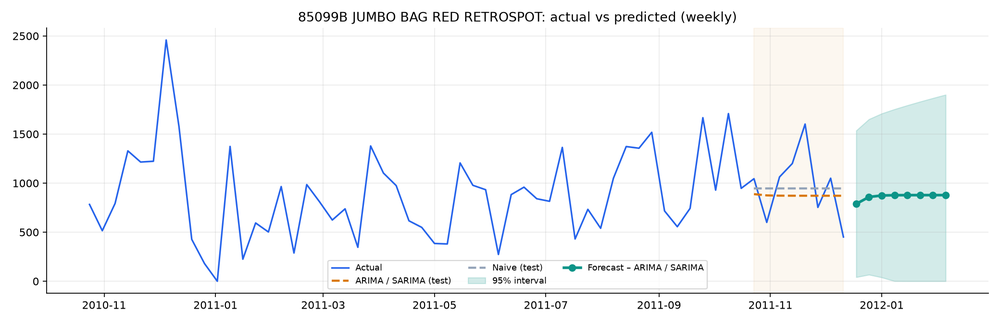
#> input picture outputs/fig_forecast.png, 1000 x 323 px, shrunk from 2080 x 672 before the run
$ python build_pdf.py
#> lines starting #> are read from the running program, lines starting #| are printed output that depends on the picture
"""One-page A4 summary PDF built from the executed notebook's results and figures."""
from pathlib import Path
import matplotlib
matplotlib.use("Agg")
import matplotlib.pyplot as plt
import matplotlib.image as mpimg

ROOT = Path(__file__).resolve().parents[1]
OUT = ROOT / "submissions" / "Laboratory Work 1" / "Krishna_Mathur_AS25DXB018_AI_in_Operations_Laboratory_Work_1_Summary.pdf"
NAVY, TEAL, MUTED, AMBER = "#0B1E3A", "#0D9488", "#475569", "#D97706"
plt.rcParams["font.family"] = "DejaVu Sans"
fig = plt.figure(figsize=(8.27, 11.69))
def txt(x, y, s, **k): fig.text(x, y, s, va="top", **k)

fig.patches.append(plt.Rectangle((0, 0.905), 1, 0.095, transform=fig.transFigure, color=NAVY, zorder=-1))
txt(0.04, 0.988, "AI IN OPERATIONS  ·  SESSION II LABORATORY EXERCISE", color="#7EF0DD", fontsize=7.5, weight="bold")
txt(0.04, 0.972, "AI-Powered Inventory Intelligence & Reorder Point Optimization", color="white", fontsize=14, weight="bold")
txt(0.04, 0.945, "Krishna Mathur · AS25DXB018 · MAIB September 2025 · SP Jain School of Global Management · Instructor: Dr. Sandip Kumar Roy",
    color="#C9D6EA", fontsize=7.2)
txt(0.04, 0.927, "Data: UCI Online Retail II (Chen 2019, CC BY 4.0) — 1,067,371 real invoice lines, Dec 2009–Dec 2011 → 40 SKUs, daily demand. Individual work; no data shared with peers.",
    color="#C9D6EA", fontsize=6.5)

def section(y, title):
    txt(0.04, y, title, fontsize=9.5, weight="bold", color=TEAL)
body = dict(fontsize=7.1, color="#0F172A", linespacing=1.45)

section(0.893, "Objective & method")
txt(0.04, 0.876, "Turn a static, pre-AI reorder-point calculator into an autonomous AI system: (1) self-retraining ML forecasts, (2) probabilistic dynamic\n"
    "safety stock with Monte Carlo, (3) Bayesian optimisation under constraints, plus drift/anomaly detection, ML segmentation and a replenishment\n"
    "agent. One Python engine powers the executed notebook and a 6-tab Streamlit dashboard (Before vs After AI, AI Autopilot, 3 workstreams). 18 tests pass.", **body)

section(0.828, "1 · Demand forecasting (focus SKU 85099B Jumbo Bag Red Retrospot, 105 weeks)")
txt(0.04, 0.811, "7 models: Naive, Seasonal naive, Moving avg, ETS, ARIMA, Gradient boosting (lags, Fourier seasonality, Q4 flag, price), MLP neural net.\n"
    "Chronological split: 3 rolling-origin validation folds for selection + untouched 8-week test. Best on validation: ARIMA (WAPE 31.9% vs\n"
    "naive 43.4%); test WAPE 30.9%. New data is validated, reconciled and triggers re-training (demo: model switched to ETS after an update).\n"
    "LSTM assessed but not justified for ~105 weekly points; MLP is the neural benchmark. No promotion flag exists → price used as proxy.", **body)
ax = fig.add_axes([0.03, 0.585, 0.46, 0.17]); ax.imshow(mpimg.imread(ROOT / "outputs/fig_forecast.png")); ax.axis("off")
ax = fig.add_axes([0.51, 0.585, 0.46, 0.17]); ax.imshow(mpimg.imread(ROOT / "outputs/fig_montecarlo.png")); ax.axis("off")
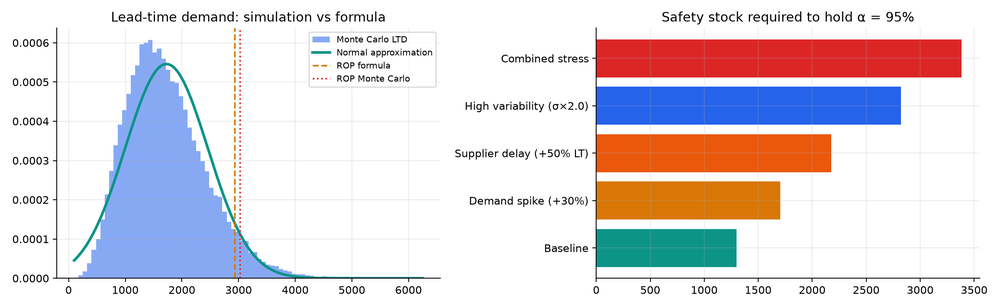
#> input picture outputs/fig_montecarlo.png, 1000 x 308 px, shrunk from 2080 x 640 before the run

section(0.575, "2 · Dynamic safety stock & Monte Carlo (α = 95%, L = 14 ± 4 days — configured, not in data)")
txt(0.04, 0.558, "SS = Z·√(σ²_D·L + D̄²·σ²_L) with D̄ = AI forecast (864 u/wk) and σ_D = forecast-error SD (381) → SS = 1,202 u, ROP = 2,930 u;\n"
    "lead-time uncertainty drives 46% of buffer variance. 100,000-draw simulation reproduces the formula under its assumptions (ROP 2,972),\n"
    "but Gamma demand gives 3,047 and correlated lead time/demand (ρ = 0.5) 3,326 → the formula under-protects (stockout 9.2% vs 5%).", **body)
rows = [["Scenario", "Req. SS", "P(stockout)*", "Fill rate β"],
        ["Baseline", "1,301", "6.1%", "99.2%"], ["Demand spike +30%", "1,706", "20.9%", "95.8%"],
        ["Supplier delay +50%", "2,174", "33.7%", "90.5%"], ["High variability σ×2", "2,821", "17.2%", "93.5%"],
        ["Combined stress", "3,383", "53.6%", "73.0%"]]
ax = fig.add_axes([0.04, 0.405, 0.44, 0.1]); ax.axis("off")
t = ax.table(cellText=rows[1:], colLabels=rows[0], loc="center", cellLoc="center", colWidths=[0.42, 0.18, 0.22, 0.18]); t.auto_set_font_size(False); t.set_fontsize(6.3); t.scale(1, 1.18)
ax.text(0, -0.1, "*at baseline ROP 3,026 u (50,000 draws each)", fontsize=5.5, color=MUTED, transform=ax.transAxes)
for (r, c), cell in t.get_celld().items():
    cell.set_edgecolor("#E2E8F0")
    if r == 0: cell.set_facecolor(NAVY); cell.get_text().set_color("white"); cell.get_text().set_weight("bold")
ax = fig.add_axes([0.52, 0.392, 0.44, 0.135]); ax.imshow(mpimg.imread(ROOT / "outputs/fig_bayesopt.png")); ax.axis("off")
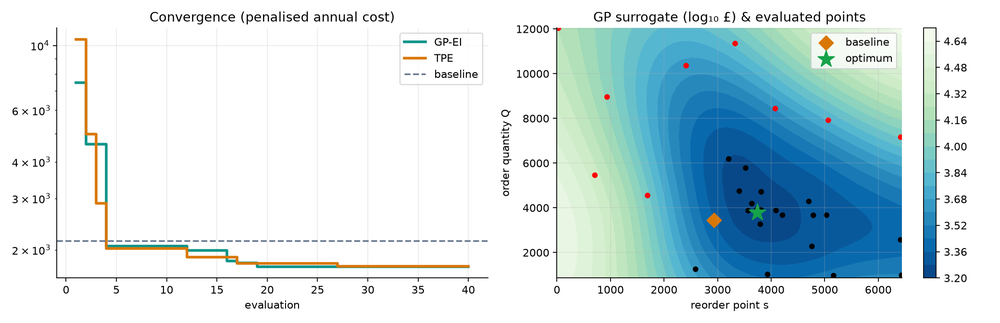
#> input picture outputs/fig_bayesopt.png, 1000 x 323 px, shrunk from 2080 x 672 before the run

section(0.383, "3 · Bayesian optimisation of the (s, Q) policy (replaces manual sweeps)")
txt(0.04, 0.367, "Minimise annual ordering + holding + shortage cost s.t. fill rate ≥ 95%, peak stock ≤ capacity, avg value ≤ budget, Q ≥ MOQ.\n"
    "Each candidate = 364-day stochastic simulation (150 reps, common random numbers); winner re-validated on an independent stream.", **body)
rows = [["Policy", "s", "Q", "Annual cost", "Shortage cost", "Fill rate", "Feasible"],
        ["Baseline: formula ROP + EOQ", "2,930", "3,441", "£2,149", "£741", "99.0%", "yes"],
        ["GP-EI Bayesian optimum", "3,740", "3,791", "£1,756", "£92", "99.8%", "yes"],
        ["Optuna TPE optimum", "3,472", "3,104", "£1,824", "£246", "99.6%", "yes"]]
ax = fig.add_axes([0.04, 0.268, 0.92, 0.07]); ax.axis("off")
t = ax.table(cellText=rows[1:], colLabels=rows[0], loc="center", cellLoc="center", colWidths=[0.3, 0.09, 0.09, 0.13, 0.14, 0.12, 0.11]); t.auto_set_font_size(False); t.set_fontsize(6.8); t.scale(1, 1.25)
for (r, c), cell in t.get_celld().items():
    cell.set_edgecolor("#E2E8F0")
    if r == 0: cell.set_facecolor(NAVY); cell.get_text().set_color("white"); cell.get_text().set_weight("bold")
    if r == 2: cell.set_facecolor("#CCFBF1")
txt(0.04, 0.262, "→ GP-EI cuts validated annual cost by 18.3% (40 evaluations, 1.2 s) mainly by trading shortage cost (−£648) for safety stock.", fontsize=7.3, weight="bold", color=NAVY)

section(0.243, "Before AI vs After AI — replay on the last 26 weeks of real demand, 40 SKUs, identical suppliers & costs")
rows = [["Metric", "Before AI", "After AI", "Change"],
        ["Fill rate", "98.74%", "99.02%", "+0.28 pp"], ["Lost sales (units)", "4,567", "3,526", "−22.8%"],
        ["Stockout days", "53", "33", "−37.7%"], ["Forecast WAPE", "52.0%", "41.5%", "−20.2%"],
        ["Total cost (26 wks)", "£25,386", "£24,775", "−2.4%"], ["Avg inventory value", "£75,953", "£84,895", "+11.8%"]]
ax = fig.add_axes([0.04, 0.132, 0.5, 0.09]); ax.axis("off")
t = ax.table(cellText=rows[1:], colLabels=rows[0], loc="center", cellLoc="center", colWidths=[0.3, 0.28, 0.26, 0.16]); t.auto_set_font_size(False); t.set_fontsize(6.2); t.scale(1, 1.05)
for (r, c), cell in t.get_celld().items():
    cell.set_edgecolor("#E2E8F0")
    if r == 0: cell.set_facecolor(NAVY); cell.get_text().set_color("white"); cell.get_text().set_weight("bold")
txt(0.565, 0.226, "What the AI does that the old method could not:\n"
    "• refits forecasts weekly; 92 drift alarms → 295 auto-retrains,\n   52 champion/challenger model switches\n"
    "• corrects its own bias; conformal buffers from its own errors\n"
    "• cost-optimal service level per SKU, floored by ML segment\n   (ABC-XYZ + K-means)\n"
    "• Isolation Forest flags demand spikes/drops\n"
    "• agent drafts POs with reasons; writes a daily digest\n"
    "Honest note: AI holds more stock where shortages are costly;\n   it is cheaper on 19/40 SKUs; Bayesian (s,Q) adds −18%.", fontsize=6.3, color="#0F172A", linespacing=1.35)
section(0.112, "Conclusion")
txt(0.04, 0.095, "All three techniques in the brief run on real data and act autonomously: forecasts retrain on new data and drift, buffers adapt and are\n"
    "stress-tested by Monte Carlo, and Bayesian optimisation finds cheaper constraint-feasible policies. Against the pre-AI method the system\n"
    "loses 23% fewer sales. Limitations: lead time, costs and stock are configured/simulated; refresh is on-demand batch, not real-time.", **body)
fig.lines.append(plt.Line2D([0.04, 0.96], [0.035, 0.035], transform=fig.transFigure, color="#E2E8F0"))
txt(0.04, 0.03, "Deliverables: executed notebook · Streamlit dashboard (apps/streamlit/app.py) · engine src/inventory_core · tests · github.com/krish2105/Inventory-Management-AI-in-Operations",
    fontsize=6, color=MUTED)
fig.savefig(OUT, format="pdf")
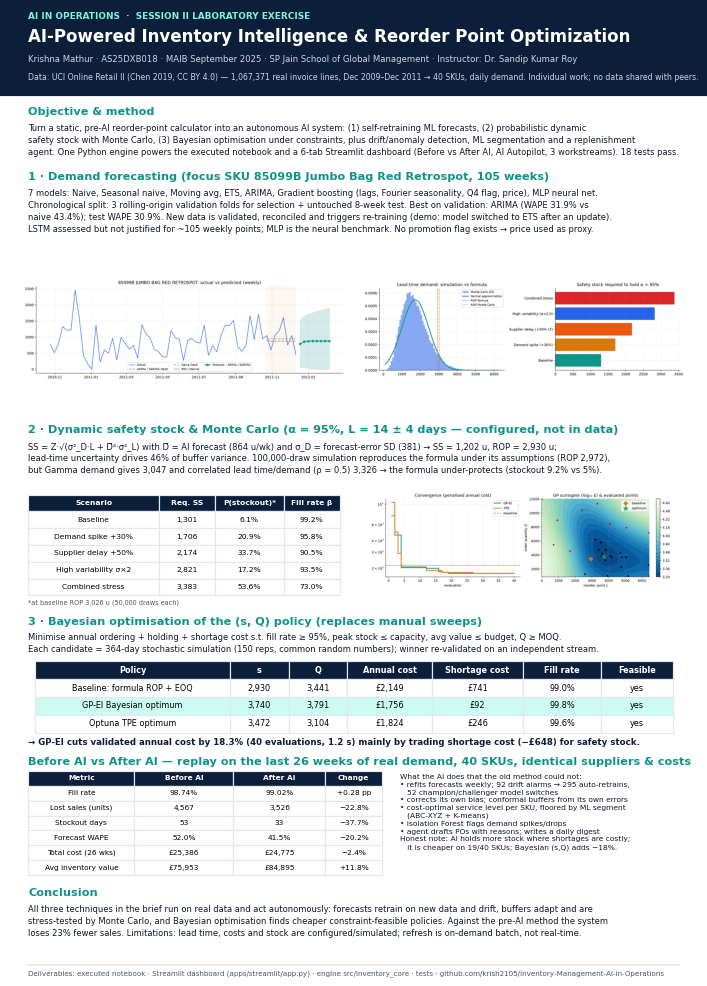
#> figure drawn by matplotlib, 3 panels
print("written", OUT)
